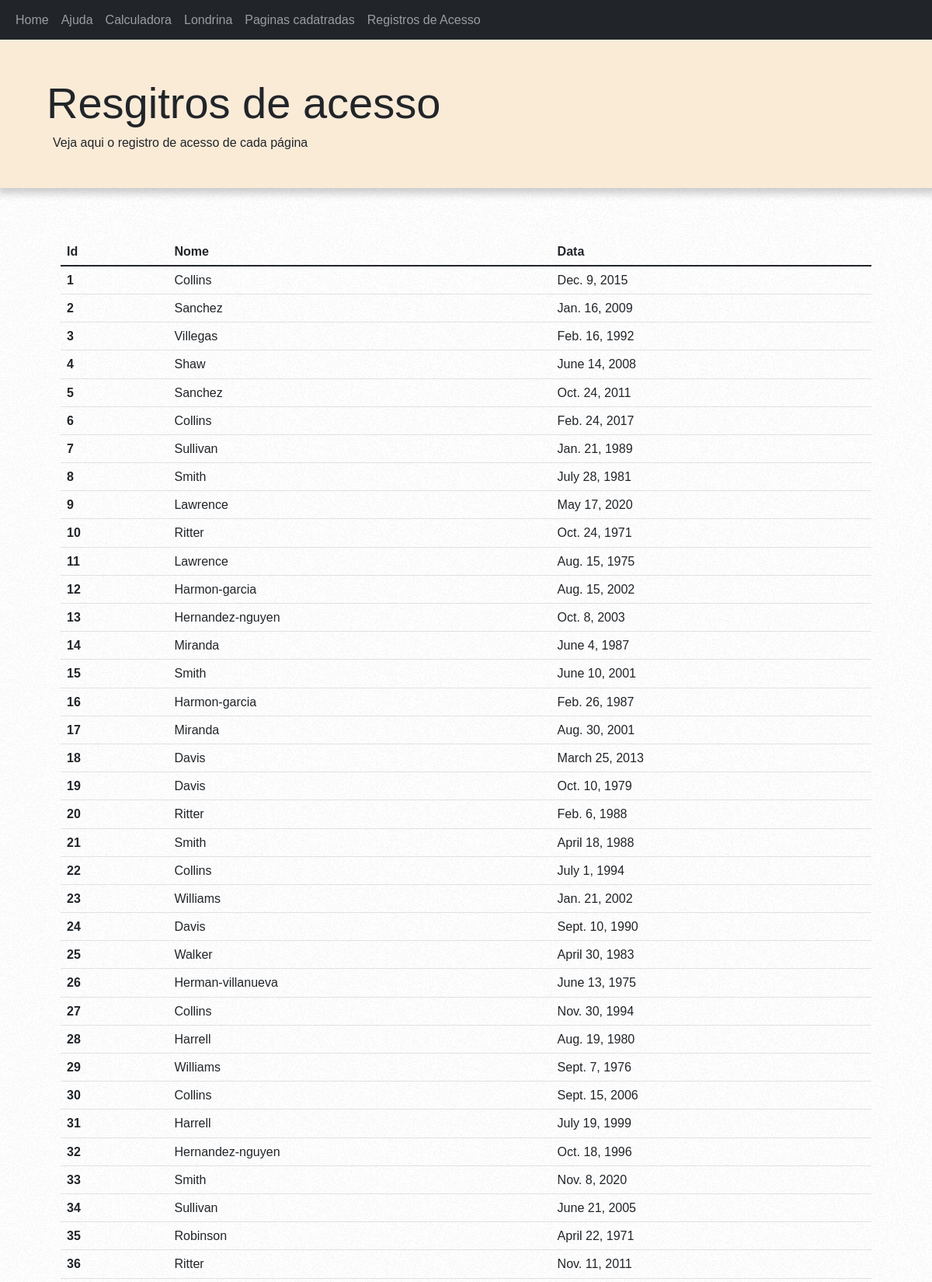
The page /registros_acesso (upper part) on the database its author committed.
### first_app/models.py (models this page shows, shortened)
class AcessRecord(models.Model):
    name = models.ForeignKey(Webpage,on_delete=models.CASCADE)
    date = models.DateField()

class Webpage(models.Model):
    name = models.CharField(max_length=264, unique=True)
    url = models.URLField(unique=True)
    subject = models.ForeignKey(Subject, on_delete=models.DO_NOTHING)
    def __str__(self):
        return self.name

### first_app/views.py (the view)
# urls.py: path('registros_acesso', views.registros_acesso, name='registros_acesso'),
def registros_acesso(request):
    acessos = AcessRecord.objects.all()
    context = {
        'acessos': acessos
    }
    return render(request, 'primeiro_projeto/registros_acesso.html', context)

### first_app/templates/primeiro_projeto/registros_acesso.html (shortened to what this page needs)
<!doctype html>
{% load static %}
<html lang="pt-br">
<head>
    <link href="https://cdn.jsdelivr.net/npm/bootstrap@5.1.3/dist/css/bootstrap.min.css" rel="stylesheet">
    <link rel="stylesheet" href="{% static 'primeiro_projeto/css/londrina.css' %}">
</head>
<body>
    <nav class="navbar navbar-expand-md navbar-dark bg-dark">
        <div class="container-fluid">
            <ul class="navbar-nav">
                <li class="nav-item">
                    <a class="nav-link" href="/">
                        Home
                    </a>
                </li>
                <li class="nav-item">
                    <a class="nav-link" href="help">Ajuda</a>
                </li>
                <li class="nav-item">
                    <a class="nav-link" href="calculadora">Calculadora</a>
                </li>
                <li class="nav-item">
                    <a class="nav-link" href="londrina">Londrina</a>
                </li>
                <li class="nav-item">
                    <a class="nav-link" href="paginas">Paginas cadatradas</a>
                </li>
                <li class="nav-item">
                    <a class="nav-link" href="registros_acesso">Registros de Acesso</a>
                </li>
            </ul>
        </div>
    </nav>
    <div class="row mb-3 painel">
        <div class="col-md-12">
            <div class="container-fluid p-5 text-dark">
                <h1 class="display-4">Resgitros de acesso</h1>
                <span class="m-2">Veja aqui o registro de acesso de cada página</span>
            </div>
        </div>
    </div>
    <div class="container p-5">
        <table class="table table-hover">
            <thead>
                <tr>
                    <th>Id</th>
                    <th scope="col">Nome</th>
                    <th scope="col">Data</th>
                </tr>
            </thead>
            <tbody>
                {% for acesso in acessos %}
                    <tr>
                        <th scope="row">{{ acesso.id }}</th>
                        <td>{{ acesso.name }}</td>
                        <td>{{ acesso.date }}</td>
                    </tr>
            {% endfor%}
            </tbody>
        </table>
    </div>
</body>
</html>

### first_app/static/primeiro_projeto/css/londrina.css (style rules this page uses)
body { line-height: 1.2; font-family: Helvetica, sans-serif; background-color: gray; background: url(images/noise.png); align-items: center; }
.painel { width: 100%; padding: 0; margin-left: 0; background-color: antiquewhite; box-shadow: 2px 2px 10px 5px rgba(0, 0, 0, 0.2); }

### rows shown on the page
AcessRecord: id "1", name "Collins", date "Dec. 9, 2015"
AcessRecord: id "2", name "Sanchez", date "Jan. 16, 2009"
AcessRecord: id "3", name "Villegas", date "Feb. 16, 1992"
AcessRecord: id "4", name "Shaw", date "June 14, 2008"
AcessRecord: id "5", name "Sanchez", date "Oct. 24, 2011"
AcessRecord: id "6", name "Collins", date "Feb. 24, 2017"
AcessRecord: id "7", name "Sullivan", date "Jan. 21, 1989"
AcessRecord: id "8", name "Smith", date "July 28, 1981"
AcessRecord: id "9", name "Lawrence", date "May 17, 2020"
AcessRecord: id "10", name "Ritter", date "Oct. 24, 1971"
AcessRecord: id "11", name "Lawrence", date "Aug. 15, 1975"
AcessRecord: id "12", name "Harmon-garcia", date "Aug. 15, 2002"
AcessRecord: id "13", name "Hernandez-nguyen", date "Oct. 8, 2003"
AcessRecord: id "14", name "Miranda", date "June 4, 1987"
AcessRecord: id "15", name "Smith", date "June 10, 2001"
AcessRecord: id "16", name "Harmon-garcia", date "Feb. 26, 1987"
AcessRecord: id "17", name "Miranda", date "Aug. 30, 2001"
AcessRecord: id "18", name "Davis", date "March 25, 2013"
AcessRecord: id "19", name "Davis", date "Oct. 10, 1979"
AcessRecord: id "20", name "Ritter", date "Feb. 6, 1988"
AcessRecord: id "21", name "Smith", date "April 18, 1988"
AcessRecord: id "22", name "Collins", date "July 1, 1994"
AcessRecord: id "23", name "Williams", date "Jan. 21, 2002"
AcessRecord: id "24", name "Davis", date "Sept. 10, 1990"
AcessRecord: id "25", name "Walker", date "April 30, 1983"
AcessRecord: id "26", name "Herman-villanueva", date "June 13, 1975"
AcessRecord: id "27", name "Collins", date "Nov. 30, 1994"
AcessRecord: id "28", name "Harrell", date "Aug. 19, 1980"
AcessRecord: id "29", name "Williams", date "Sept. 7, 1976"
AcessRecord: id "30", name "Collins", date "Sept. 15, 2006"
AcessRecord: id "31", name "Harrell", date "July 19, 1999"
AcessRecord: id "32", name "Hernandez-nguyen", date "Oct. 18, 1996"
AcessRecord: id "33", name "Smith", date "Nov. 8, 2020"
AcessRecord: id "34", name "Sullivan", date "June 21, 2005"
AcessRecord: id "35", name "Robinson", date "April 22, 1971"
AcessRecord: id "36", name "Ritter", date "Nov. 11, 2011"
